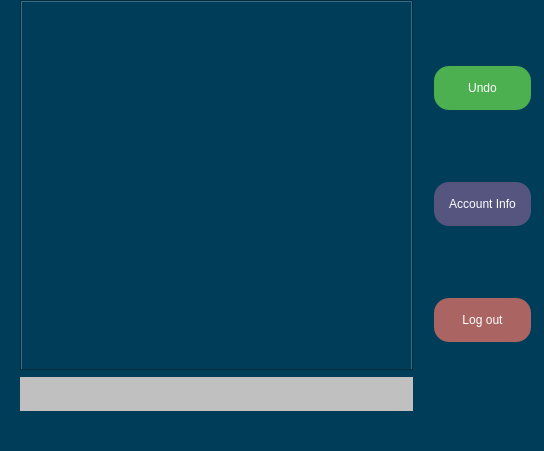
<?xml version="1.0" encoding="UTF-8"?>
<ui version="4.0">
 <class>SystemWindow</class>
 <widget class="QMainWindow" name="SystemWindow">
  <property name="geometry">
   <rect>
    <x>0</x>
    <y>0</y>
    <width>544</width>
    <height>451</height>
   </rect>
  </property>
  <property name="windowTitle">
   <string>MainWindow</string>
  </property>
  <property name="styleSheet">
   <string notr="true">background-color: rgb(0, 61, 89);</string>
  </property>
  <widget class="QWidget" name="centralwidget">
   <widget class="QWidget" name="layoutWidget">
    <property name="geometry">
     <rect>
      <x>20</x>
      <y>0</y>
      <width>511</width>
      <height>411</height>
     </rect>
    </property>
    <layout class="QHBoxLayout" name="horizontalLayout">
     <item>
      <layout class="QVBoxLayout" name="verticalLayout">
       <item>
        <widget class="QTabWidget" name="tab_widget">
         <property name="currentIndex">
          <number>-1</number>
         </property>
         <property name="tabsClosable">
          <bool>false</bool>
         </property>
        </widget>
       </item>
       <item>
        <widget class="QLabel" name="amount_label">
         <property name="font">
          <font>
           <pointsize>16</pointsize>
           <italic>false</italic>
           <bold>false</bold>
          </font>
         </property>
         <property name="styleSheet">
          <string notr="true">color: rgb(0, 0, 0);
font: 16pt &quot;Segoe UI&quot;;
border-color: rgb(0, 0, 0);
border-width:5px;
background-color: rgb(192, 192, 192);
padding-left:5px;
</string>
         </property>
         <property name="text">
          <string/>
         </property>
        </widget>
       </item>
      </layout>
     </item>
     <item>
      <layout class="QVBoxLayout" name="verticalLayout_2">
       <property name="sizeConstraint">
        <enum>QLayout::SetFixedSize</enum>
       </property>
       <property name="leftMargin">
        <number>15</number>
       </property>
       <item>
        <widget class="QPushButton" name="transfer_but">
         <property name="font">
          <font>
           <pointsize>-1</pointsize>
           <underline>false</underline>
           <strikeout>false</strikeout>
          </font>
         </property>
         <property name="cursor">
          <cursorShape>PointingHandCursor</cursorShape>
         </property>
         <property name="styleSheet">
          <string notr="true">QPushButton {
  font-size: 12px;
  text-align: center;
  text-decoration: none;
  outline: none;
  color: #fff;
  background-color: #4CAF50;
  border: none;
  border-radius: 15px;
padding:15px;
}
QPushButton:hover{
 background-color: rgb(85, 195, 89);
}</string>
         </property>
         <property name="text">
          <string>Undo</string>
         </property>
        </widget>
       </item>
       <item>
        <widget class="QPushButton" name="info_but">
         <property name="font">
          <font>
           <pointsize>-1</pointsize>
           <underline>false</underline>
           <strikeout>false</strikeout>
          </font>
         </property>
         <property name="cursor">
          <cursorShape>PointingHandCursor</cursorShape>
         </property>
         <property name="styleSheet">
          <string notr="true">QPushButton {
  font-size: 12px;
  text-align: center;
  text-decoration: none;
  outline: none;
  color: #fff;
  background-color: rgb(85, 85, 127);
  border: none;
  border-radius: 15px;
padding:15px;
}
QPushButton:hover{
 background-color: rgb(85, 195, 89);
}</string>
         </property>
         <property name="text">
          <string>Account Info</string>
         </property>
        </widget>
       </item>
       <item>
        <widget class="QPushButton" name="log_out_but">
         <property name="font">
          <font>
           <pointsize>-1</pointsize>
           <underline>false</underline>
           <strikeout>false</strikeout>
          </font>
         </property>
         <property name="cursor">
          <cursorShape>PointingHandCursor</cursorShape>
         </property>
         <property name="styleSheet">
          <string notr="true">QPushButton {
  font-size: 12px;
  text-align: center;
  text-decoration: none;
  outline: none;
  color: #fff;
  background-color: rgb(170, 101, 99);
  border: none;
  border-radius: 15px;
padding: 15px;
}
QPushButton:hover{
 background-color: rgb(85, 195, 89);
}</string>
         </property>
         <property name="text">
          <string>Log out</string>
         </property>
        </widget>
       </item>
      </layout>
     </item>
    </layout>
   </widget>
  </widget>
  <widget class="QMenuBar" name="menubar">
   <property name="geometry">
    <rect>
     <x>0</x>
     <y>0</y>
     <width>544</width>
     <height>17</height>
    </rect>
   </property>
  </widget>
  <widget class="QStatusBar" name="statusbar"/>
 </widget>
 <resources/>
 <connections/>
</ui>
